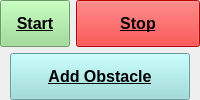
           <widget class="QWidget" name="guidWidget" native="true">
            <layout class="QVBoxLayout" name="verticalLayout_8">
             <property name="leftMargin">
              <number>0</number>
             </property>
             <property name="topMargin">
              <number>0</number>
             </property>
             <property name="rightMargin">
              <number>0</number>
             </property>
             <property name="bottomMargin">
              <number>0</number>
             </property>
             <item>
              <widget class="QWidget" name="widget_3" native="true">
               <layout class="QHBoxLayout" name="horizontalLayout_7">
                <property name="spacing">
                 <number>6</number>
                </property>
                <property name="leftMargin">
                 <number>0</number>
                </property>
                <property name="topMargin">
                 <number>0</number>
                </property>
                <property name="rightMargin">
                 <number>0</number>
                </property>
                <property name="bottomMargin">
                 <number>0</number>
                </property>
                <item>
                 <widget class="QPushButton" name="startGuid">
                  <property name="sizePolicy">
                   <sizepolicy hsizetype="Maximum" vsizetype="Minimum">
                    <horstretch>0</horstretch>
                    <verstretch>0</verstretch>
                   </sizepolicy>
                  </property>
                  <property name="minimumSize">
                   <size>
                    <width>0</width>
                    <height>30</height>
                   </size>
                  </property>
                  <property name="sizeIncrement">
                   <size>
                    <width>0</width>
                    <height>0</height>
                   </size>
                  </property>
                  <property name="palette">
                   <palette>
                    <active>
                     <colorrole role="WindowText">
                      <brush brushstyle="SolidPattern">
                       <color alpha="255">
                        <red>0</red>
                        <green>0</green>
                        <blue>0</blue>
                       </color>
                      </brush>
                     </colorrole>
                     <colorrole role="Button">
                      <brush brushstyle="SolidPattern">
                       <color alpha="255">
                        <red>147</red>
                        <green>220</green>
                        <blue>139</blue>
                       </color>
                      </brush>
                     </colorrole>
                     <colorrole role="Text">
                      <brush brushstyle="SolidPattern">
                       <color alpha="255">
                        <red>0</red>
                        <green>0</green>
                        <blue>0</blue>
                       </color>
                      </brush>
                     </colorrole>
                     <colorrole role="ButtonText">
                      <brush brushstyle="SolidPattern">
                       <color alpha="255">
                        <red>0</red>
                        <green>0</green>
                        <blue>0</blue>
                       </color>
                      </brush>
                     </colorrole>
                     <colorrole role="Base">
                      <brush brushstyle="SolidPattern">
                       <color alpha="255">
                        <red>147</red>
                        <green>220</green>
                        <blue>139</blue>
                       </color>
                      </brush>
                     </colorrole>
                     <colorrole role="Window">
                      <brush brushstyle="SolidPattern">
                       <color alpha="255">
                        <red>147</red>
                        <green>220</green>
                        <blue>139</blue>
                       </color>
                      </brush>
                     </colorrole>
                    </active>
                    <inactive>
                     <colorrole role="WindowText">
                      <brush brushstyle="SolidPattern">
                       <color alpha="255">
                        <red>0</red>
                        <green>0</green>
                        <blue>0</blue>
                       </color>
                      </brush>
                     </colorrole>
                     <colorrole role="Button">
                      <brush brushstyle="SolidPattern">
                       <color alpha="255">
                        <red>147</red>
                        <green>220</green>
                        <blue>139</blue>
                       </color>
                      </brush>
                     </colorrole>
                     <colorrole role="Text">
                      <brush brushstyle="SolidPattern">
                       <color alpha="255">
                        <red>0</red>
                        <green>0</green>
                        <blue>0</blue>
                       </color>
                      </brush>
                     </colorrole>
                     <colorrole role="ButtonText">
                      <brush brushstyle="SolidPattern">
                       <color alpha="255">
                        <red>0</red>
                        <green>0</green>
                        <blue>0</blue>
                       </color>
                      </brush>
                     </colorrole>
                     <colorrole role="Base">
                      <brush brushstyle="SolidPattern">
                       <color alpha="255">
                        <red>147</red>
                        <green>220</green>
                        <blue>139</blue>
                       </color>
                      </brush>
                     </colorrole>
                     <colorrole role="Window">
                      <brush brushstyle="SolidPattern">
                       <color alpha="255">
                        <red>147</red>
                        <green>220</green>
                        <blue>139</blue>
                       </color>
                      </brush>
                     </colorrole>
                    </inactive>
                    <disabled>
                     <colorrole role="WindowText">
                      <brush brushstyle="SolidPattern">
                       <color alpha="255">
                        <red>0</red>
                        <green>0</green>
                        <blue>0</blue>
                       </color>
                      </brush>
                     </colorrole>
                     <colorrole role="Button">
                      <brush brushstyle="SolidPattern">
                       <color alpha="255">
                        <red>147</red>
                        <green>220</green>
                        <blue>139</blue>
                       </color>
                      </brush>
                     </colorrole>
                     <colorrole role="Text">
                      <brush brushstyle="SolidPattern">
                       <color alpha="255">
                        <red>0</red>
                        <green>0</green>
                        <blue>0</blue>
                       </color>
                      </brush>
                     </colorrole>
                     <colorrole role="ButtonText">
                      <brush brushstyle="SolidPattern">
                       <color alpha="255">
                        <red>0</red>
                        <green>0</green>
                        <blue>0</blue>
                       </color>
                      </brush>
                     </colorrole>
                     <colorrole role="Base">
                      <brush brushstyle="SolidPattern">
                       <color alpha="255">
                        <red>147</red>
                        <green>220</green>
                        <blue>139</blue>
                       </color>
                      </brush>
                     </colorrole>
                     <colorrole role="Window">
                      <brush brushstyle="SolidPattern">
                       <color alpha="255">
                        <red>147</red>
                        <green>220</green>
                        <blue>139</blue>
                       </color>
                      </brush>
                     </colorrole>
                    </disabled>
                   </palette>
                  </property>
                  <property name="font">
                   <font>
                    <pointsize>12</pointsize>
                    <weight>75</weight>
                    <bold>true</bold>
                    <underline>true</underline>
                   </font>
                  </property>
                  <property name="cursor">
                   <cursorShape>PointingHandCursor</cursorShape>
                  </property>
                  <property name="focusPolicy">
                   <enum>Qt::NoFocus</enum>
                  </property>
                  <property name="contextMenuPolicy">
                   <enum>Qt::DefaultContextMenu</enum>
                  </property>
                  <property name="styleSheet">
                   <string notr="true">QPushButton {
	color:black;
	background-color: rgb(147, 220, 139);
	padding-top: 10px;
    padding-right: 15px;
    padding-bottom: 10px;
    padding-left: 15px;
}</string>
                  </property>
                  <property name="text">
                   <string>Start</string>
                  </property>
                  <property name="iconSize">
                   <size>
                    <width>16</width>
                    <height>16</height>
                   </size>
                  </property>
                 </widget>
                </item>
                <item>
                 <widget class="QPushButton" name="stopGuid">
                  <property name="sizePolicy">
                   <sizepolicy hsizetype="Minimum" vsizetype="Minimum">
                    <horstretch>0</horstretch>
                    <verstretch>0</verstretch>
                   </sizepolicy>
                  </property>
                  <property name="palette">
                   <palette>
                    <active>
                     <colorrole role="WindowText">
                      <brush brushstyle="SolidPattern">
                       <color alpha="255">
                        <red>0</red>
                        <green>0</green>
                        <blue>0</blue>
                       </color>
                      </brush>
                     </colorrole>
                     <colorrole role="Button">
                      <brush brushstyle="SolidPattern">
                       <color alpha="255">
                        <red>255</red>
                        <green>0</green>
                        <blue>0</blue>
                       </color>
                      </brush>
                     </colorrole>
                     <colorrole role="Text">
                      <brush brushstyle="SolidPattern">
                       <color alpha="255">
                        <red>0</red>
                        <green>0</green>
                        <blue>0</blue>
                       </color>
                      </brush>
                     </colorrole>
                     <colorrole role="ButtonText">
                      <brush brushstyle="SolidPattern">
                       <color alpha="255">
                        <red>0</red>
                        <green>0</green>
                        <blue>0</blue>
                       </color>
                      </brush>
                     </colorrole>
                     <colorrole role="Base">
                      <brush brushstyle="SolidPattern">
                       <color alpha="255">
                        <red>255</red>
                        <green>0</green>
                        <blue>0</blue>
                       </color>
                      </brush>
                     </colorrole>
                     <colorrole role="Window">
                      <brush brushstyle="SolidPattern">
                       <color alpha="255">
                        <red>255</red>
                        <green>0</green>
                        <blue>0</blue>
                       </color>
                      </brush>
                     </colorrole>
                    </active>
                    <inactive>
                     <colorrole role="WindowText">
                      <brush brushstyle="SolidPattern">
                       <color alpha="255">
                        <red>0</red>
                        <green>0</green>
                        <blue>0</blue>
                       </color>
                      </brush>
                     </colorrole>
                     <colorrole role="Button">
                      <brush brushstyle="SolidPattern">
                       <color alpha="255">
                        <red>255</red>
                        <green>0</green>
                        <blue>0</blue>
                       </color>
                      </brush>
                     </colorrole>
                     <colorrole role="Text">
                      <brush brushstyle="SolidPattern">
                       <color alpha="255">
                        <red>0</red>
                        <green>0</green>
                        <blue>0</blue>
                       </color>
                      </brush>
                     </colorrole>
                     <colorrole role="ButtonText">
                      <brush brushstyle="SolidPattern">
                       <color alpha="255">
                        <red>0</red>
                        <green>0</green>
                        <blue>0</blue>
                       </color>
                      </brush>
                     </colorrole>
                     <colorrole role="Base">
                      <brush brushstyle="SolidPattern">
                       <color alpha="255">
                        <red>255</red>
                        <green>0</green>
                        <blue>0</blue>
                       </color>
                      </brush>
                     </colorrole>
                     <colorrole role="Window">
                      <brush brushstyle="SolidPattern">
                       <color alpha="255">
                        <red>255</red>
                        <green>0</green>
                        <blue>0</blue>
                       </color>
                      </brush>
                     </colorrole>
                    </inactive>
                    <disabled>
                     <colorrole role="WindowText">
                      <brush brushstyle="SolidPattern">
                       <color alpha="255">
                        <red>0</red>
                        <green>0</green>
                        <blue>0</blue>
                       </color>
                      </brush>
                     </colorrole>
                     <colorrole role="Button">
                      <brush brushstyle="SolidPattern">
                       <color alpha="255">
                        <red>255</red>
                        <green>0</green>
                        <blue>0</blue>
                       </color>
                      </brush>
                     </colorrole>
                     <colorrole role="Text">
                      <brush brushstyle="SolidPattern">
                       <color alpha="255">
                        <red>0</red>
                        <green>0</green>
                        <blue>0</blue>
                       </color>
                      </brush>
                     </colorrole>
                     <colorrole role="ButtonText">
                      <brush brushstyle="SolidPattern">
                       <color alpha="255">
                        <red>0</red>
                        <green>0</green>
                        <blue>0</blue>
                       </color>
                      </brush>
                     </colorrole>
                     <colorrole role="Base">
                      <brush brushstyle="SolidPattern">
                       <color alpha="255">
                        <red>255</red>
                        <green>0</green>
                        <blue>0</blue>
                       </color>
                      </brush>
                     </colorrole>
                     <colorrole role="Window">
                      <brush brushstyle="SolidPattern">
                       <color alpha="255">
                        <red>255</red>
                        <green>0</green>
                        <blue>0</blue>
                       </color>
                      </brush>
                     </colorrole>
                    </disabled>
                   </palette>
                  </property>
                  <property name="font">
                   <font>
                    <pointsize>12</pointsize>
                    <weight>75</weight>
                    <bold>true</bold>
                    <underline>true</underline>
                   </font>
                  </property>
                  <property name="cursor">
                   <cursorShape>PointingHandCursor</cursorShape>
                  </property>
                  <property name="styleSheet">
                   <string notr="true">QPushButton {
	color:black;
	background-color: rgb(255, 0, 0);
	padding-top: 10px;
    padding-right: 15px;
    padding-bottom: 10px;
    padding-left: 15px;
}</string>
                  </property>
                  <property name="text">
                   <string>Stop</string>
                  </property>
                 </widget>
                </item>
               </layout>
              </widget>
             </item>
             <item>
              <widget class="QWidget" name="widget_4" native="true">
               <layout class="QHBoxLayout" name="horizontalLayout_8">
                <property name="spacing">
                 <number>0</number>
                </property>
                <property name="leftMargin">
                 <number>10</number>
                </property>
                <property name="topMargin">
                 <number>0</number>
                </property>
                <property name="rightMargin">
                 <number>10</number>
                </property>
                <property name="bottomMargin">
                 <number>0</number>
                </property>
                <item>
                 <widget class="QPushButton" name="addObst">
                  <property name="sizePolicy">
                   <sizepolicy hsizetype="Minimum" vsizetype="Minimum">
                    <horstretch>0</horstretch>
                    <verstretch>0</verstretch>
                   </sizepolicy>
                  </property>
                  <property name="minimumSize">
                   <size>
                    <width>0</width>
                    <height>30</height>
                   </size>
                  </property>
                  <property name="sizeIncrement">
                   <size>
                    <width>0</width>
                    <height>0</height>
                   </size>
                  </property>
                  <property name="palette">
                   <palette>
                    <active>
                     <colorrole role="WindowText">
                      <brush brushstyle="SolidPattern">
                       <color alpha="255">
                        <red>0</red>
                        <green>0</green>
                        <blue>0</blue>
                       </color>
                      </brush>
                     </colorrole>
                     <colorrole role="Button">
                      <brush brushstyle="SolidPattern">
                       <color alpha="255">
                        <red>147</red>
                        <green>220</green>
                        <blue>218</blue>
                       </color>
                      </brush>
                     </colorrole>
                     <colorrole role="Text">
                      <brush brushstyle="SolidPattern">
                       <color alpha="255">
                        <red>0</red>
                        <green>0</green>
                        <blue>0</blue>
                       </color>
                      </brush>
                     </colorrole>
                     <colorrole role="ButtonText">
                      <brush brushstyle="SolidPattern">
                       <color alpha="255">
                        <red>0</red>
                        <green>0</green>
                        <blue>0</blue>
                       </color>
                      </brush>
                     </colorrole>
                     <colorrole role="Base">
                      <brush brushstyle="SolidPattern">
                       <color alpha="255">
                        <red>147</red>
                        <green>220</green>
                        <blue>218</blue>
                       </color>
                      </brush>
                     </colorrole>
                     <colorrole role="Window">
                      <brush brushstyle="SolidPattern">
                       <color alpha="255">
                        <red>147</red>
                        <green>220</green>
                        <blue>218</blue>
                       </color>
                      </brush>
                     </colorrole>
                    </active>
                    <inactive>
                     <colorrole role="WindowText">
                      <brush brushstyle="SolidPattern">
                       <color alpha="255">
                        <red>0</red>
                        <green>0</green>
                        <blue>0</blue>
                       </color>
                      </brush>
                     </colorrole>
                     <colorrole role="Button">
                      <brush brushstyle="SolidPattern">
                       <color alpha="255">
                        <red>147</red>
                        <green>220</green>
                        <blue>218</blue>
                       </color>
                      </brush>
                     </colorrole>
                     <colorrole role="Text">
                      <brush brushstyle="SolidPattern">
                       <color alpha="255">
                        <red>0</red>
                        <green>0</green>
                        <blue>0</blue>
                       </color>
                      </brush>
                     </colorrole>
                     <colorrole role="ButtonText">
                      <brush brushstyle="SolidPattern">
                       <color alpha="255">
                        <red>0</red>
                        <green>0</green>
                        <blue>0</blue>
                       </color>
                      </brush>
                     </colorrole>
                     <colorrole role="Base">
                      <brush brushstyle="SolidPattern">
                       <color alpha="255">
                        <red>147</red>
                        <green>220</green>
                        <blue>218</blue>
                       </color>
                      </brush>
                     </colorrole>
                     <colorrole role="Window">
                      <brush brushstyle="SolidPattern">
                       <color alpha="255">
                        <red>147</red>
                        <green>220</green>
                        <blue>218</blue>
                       </color>
                      </brush>
                     </colorrole>
                    </inactive>
                    <disabled>
                     <colorrole role="WindowText">
                      <brush brushstyle="SolidPattern">
                       <color alpha="255">
                        <red>0</red>
                        <green>0</green>
                        <blue>0</blue>
                       </color>
                      </brush>
                     </colorrole>
                     <colorrole role="Button">
                      <brush brushstyle="SolidPattern">
                       <color alpha="255">
                        <red>147</red>
                        <green>220</green>
                        <blue>218</blue>
                       </color>
                      </brush>
                     </colorrole>
                     <colorrole role="Text">
                      <brush brushstyle="SolidPattern">
                       <color alpha="255">
                        <red>0</red>
                        <green>0</green>
                        <blue>0</blue>
                       </color>
                      </brush>
                     </colorrole>
                     <colorrole role="ButtonText">
                      <brush brushstyle="SolidPattern">
                       <color alpha="255">
                        <red>0</red>
                        <green>0</green>
                        <blue>0</blue>
                       </color>
                      </brush>
                     </colorrole>
                     <colorrole role="Base">
                      <brush brushstyle="SolidPattern">
                       <color alpha="255">
                        <red>147</red>
                        <green>220</green>
                        <blue>218</blue>
                       </color>
                      </brush>
                     </colorrole>
                     <colorrole role="Window">
                      <brush brushstyle="SolidPattern">
                       <color alpha="255">
                        <red>147</red>
                        <green>220</green>
                        <blue>218</blue>
                       </color>
                      </brush>
                     </colorrole>
                    </disabled>
                   </palette>
                  </property>
                  <property name="font">
                   <font>
                    <pointsize>12</pointsize>
                    <weight>75</weight>
                    <bold>true</bold>
                    <underline>true</underline>
                   </font>
                  </property>
                  <property name="cursor">
                   <cursorShape>PointingHandCursor</cursorShape>
                  </property>
                  <property name="focusPolicy">
                   <enum>Qt::NoFocus</enum>
                  </property>
                  <property name="contextMenuPolicy">
                   <enum>Qt::DefaultContextMenu</enum>
                  </property>
                  <property name="autoFillBackground">
                   <bool>false</bool>
                  </property>
                  <property name="styleSheet">
                   <string notr="true">QPushButton {
	color:black;
	background-color: rgb(147, 220, 218);
	padding-top: 10px;
    padding-right: 15px;
    padding-bottom: 10px;
    padding-left: 15px;
}</string>
                  </property>
                  <property name="text">
                   <string>Add Obstacle</string>
                  </property>
                  <property name="iconSize">
                   <size>
                    <width>16</width>
                    <height>16</height>
                   </size>
                  </property>
                 </widget>
                </item>
               </layout>
              </widget>
             </item>
            </layout>
           </widget>
